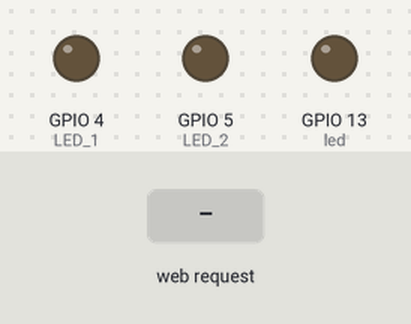
Simulated run of this sketch. Board: ESP8266 (NodeMCU). Shown: output pins drawn as LEDs (lit = HIGH). The inputs (shaded band) are chosen by the test bench. WiFi joins after 1.5 s; servers stay silent unless stated; what the sketch prints to the serial monitor is not drawn.

Above: at 2.7 s.
2.8 s: HTTP request GET /led_1 received
At 4.0 s:
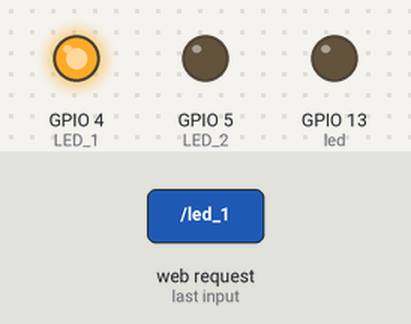
4.3 s: HTTP request GET /led_2 received
At 5.4 s:
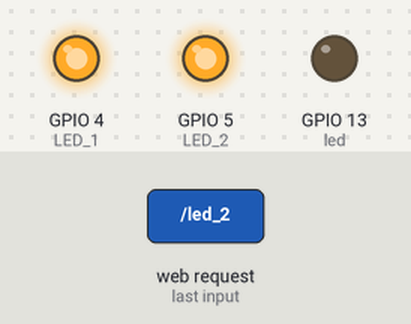
5.8 s: HTTP request GET /led_1 received
At 6.5 s:
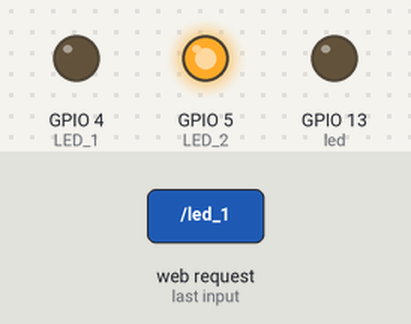
Timing chart, 0 to 8.8 s (numbered marks = the images above; inputs shaded):
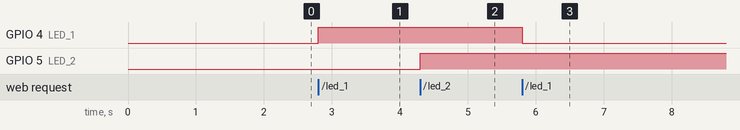

Measured:
- after the input at 2.8 s, GPIO 4 (LED_1): LOW → HIGH at once
- after the input at 4.3 s, GPIO 5 (LED_2): LOW → HIGH at once
- after the input at 5.8 s, GPIO 4 (LED_1): HIGH → LOW at once

The sketch:

esp8266_test.ino
```cpp
#include <ESP8266WiFi.h>
#include <WiFiClient.h>
#include <ESP8266WebServer.h>
#include <ESP8266mDNS.h>

const char* ssid = "Pirate Bay";
const char* password = "godofwar97";

ESP8266WebServer server(80);

const int led = 13;
const int LED_1 = 4;
const int LED_2 = 5;

void handleRoot() {
  digitalWrite(led, 1);
  server.send(200, "text/plain", "hello from esp8266!");
  digitalWrite(led, 0);
}

void handleNotFound(){
  digitalWrite(led, 1);
  String message = "File Not Found\n\n";
  message += "URI: ";
  message += server.uri();
  message += "\nMethod: ";
  message += (server.method() == HTTP_GET)?"GET":"POST";
  message += "\nArguments: ";
  message += server.args();
  message += "\n";
  for (uint8_t i=0; i<server.args(); i++){
    message += " " + server.argName(i) + ": " + server.arg(i) + "\n";
  }
  server.send(404, "text/plain", message);
  digitalWrite(led, 0);
}

void setup(void){
  pinMode(led, OUTPUT);
  pinMode(LED_1, OUTPUT);
  pinMode(LED_2, OUTPUT);
  digitalWrite(led, 0);
  digitalWrite(LED_1, 0);
  digitalWrite(LED_2, 0);
  Serial.begin(115200);
  WiFi.begin(ssid, password);
  Serial.println("");

  // Wait for connection
  while (WiFi.status() != WL_CONNECTED) {
    delay(500);
    Serial.print(".");
  }
  Serial.println("");
  Serial.print("Connected to ");
  Serial.println(ssid);
  Serial.print("IP address: ");
  Serial.println(WiFi.localIP());

  if (MDNS.begin("esp8266")) {
    Serial.println("MDNS responder started");
  }

  server.on("/", handleRoot);

  server.on("/inline", [](){
    server.send(200, "text/plain", "this works as well");
  });

  server.on("/led_1", [](){
    digitalWrite(LED_1, !digitalRead(LED_1));
  });

  server.on("/led_2", [](){
    digitalWrite(LED_2, !digitalRead(LED_2));
  });

  server.onNotFound(handleNotFound);

  server.begin();
  Serial.println("HTTP server started");
}

void loop(void){
  server.handleClient();
}
```
